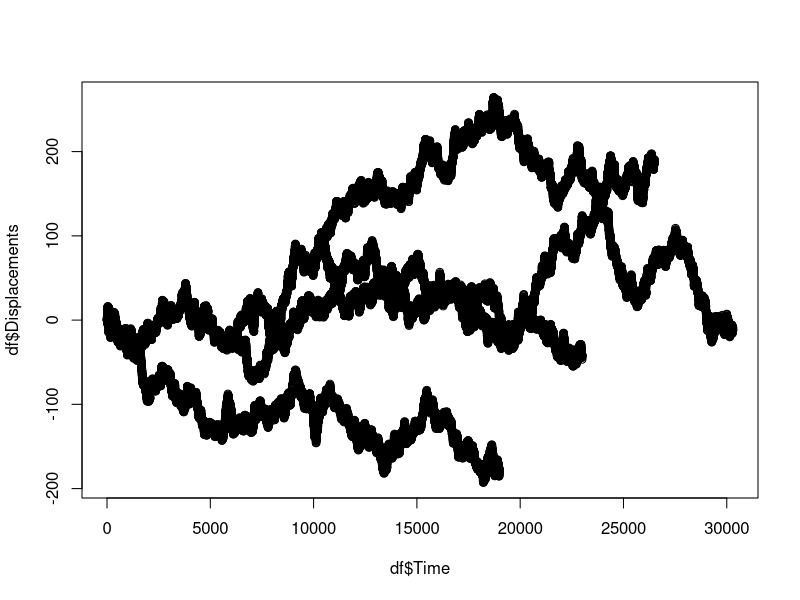
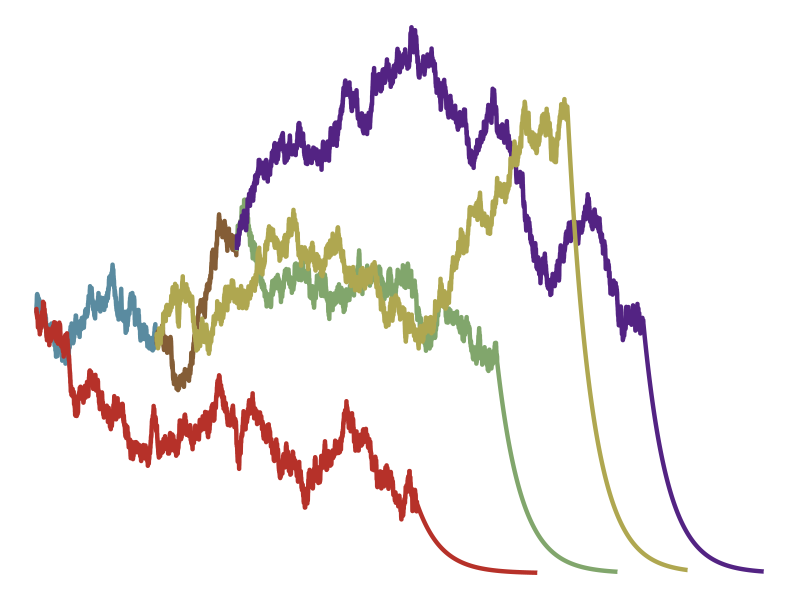

These figures' R source, in order:
setwd("~/EBOVPhyloHawkes")
library(ggplot2)
library(reshape2)

#source("grid_arrange.R")

set.seed(666)

blue <- 60
red <- 190
brown <- 40
yellow <- 205
purple <- 203
green <- 130

rps <- 100
set.seed(4)

bluePath <- cumsum(rnorm(blue*rps))
redPath  <- cumsum(rnorm(red*rps)) 
brownPath <- cumsum(rnorm(brown*rps)) + bluePath[length(bluePath)]
yellowPath <- cumsum(rnorm(yellow*rps)) + bluePath[length(bluePath)]
purplePath <- cumsum(rnorm(purple*rps)) + brownPath[length(brownPath)]
greenPath <- cumsum(rnorm(green*rps)) + brownPath[length(brownPath)]
Displacements <- c(bluePath,redPath,brownPath,yellowPath,purplePath,greenPath)
Time <- c(1:(blue*rps),
          1:(red*rps),
          (blue*rps+1):(blue*rps+brown*rps),
          (blue*rps+1):(blue*rps+yellow*rps),
          (blue*rps+brown*rps+1):(blue*rps+brown*rps+purple*rps),
          (blue*rps+brown*rps+1):(blue*rps+brown*rps+green*rps))

df <- data.frame(Displacements,Time)
plot(df$Time,df$Displacements)

df$Colors <- c(rep("Blue",blue*rps),
               rep("Red",red*rps),
               rep("Brown",brown*rps),
               rep("Yellow",yellow*rps),
               rep("Purple",purple*rps),
               rep("Green",green*rps))
df$Colors <- factor(df$Colors)

# add rate functions
lowest <- min(df$Displacements)-50
expfun <- dexp(seq(from=0,to=5,length.out = 6000))-1
Displacements <- c(expfun*abs(redPath[length(redPath)]-lowest)+redPath[length(redPath)],
                   expfun*abs(yellowPath[length(yellowPath)]-lowest)+yellowPath[length(yellowPath)],
                   expfun*abs(purplePath[length(purplePath)]-lowest)+purplePath[length(purplePath)],
                   expfun*abs(greenPath[length(greenPath)]-lowest)+greenPath[length(greenPath)])
Time <- c( (max(df$Time[df$Colors=="Red"])+1):(max(df$Time[df$Colors=="Red"])+6000),
           (max(df$Time[df$Colors=="Yellow"])+1):(max(df$Time[df$Colors=="Yellow"])+6000),
           (max(df$Time[df$Colors=="Purple"])+1):(max(df$Time[df$Colors=="Purple"])+6000),
           (max(df$Time[df$Colors=="Green"])+1):(max(df$Time[df$Colors=="Green"])+6000))
Colors <- c(rep("Red",6000),
            rep("Yellow",6000),
            rep("Purple",6000),
            rep("Green",6000))
df2 <- data.frame(Displacements,Time,Colors)

df3 <- rbind(df,df2)

gg <- ggplot(df3,aes(x=Time,y=Displacements,color=Colors))+
  #geom_segment(x = 0,y=0,yend=0,xend=max(Time),color="black",size=1.5) +
  geom_line(size=1.5,alpha=1) +
  scale_color_manual(values=c("#5a8ba0","#845d36","#81a66c","#532383","#b63129","#afa750")) +
  theme_void()+
  theme(legend.position = "none") 
gg

  